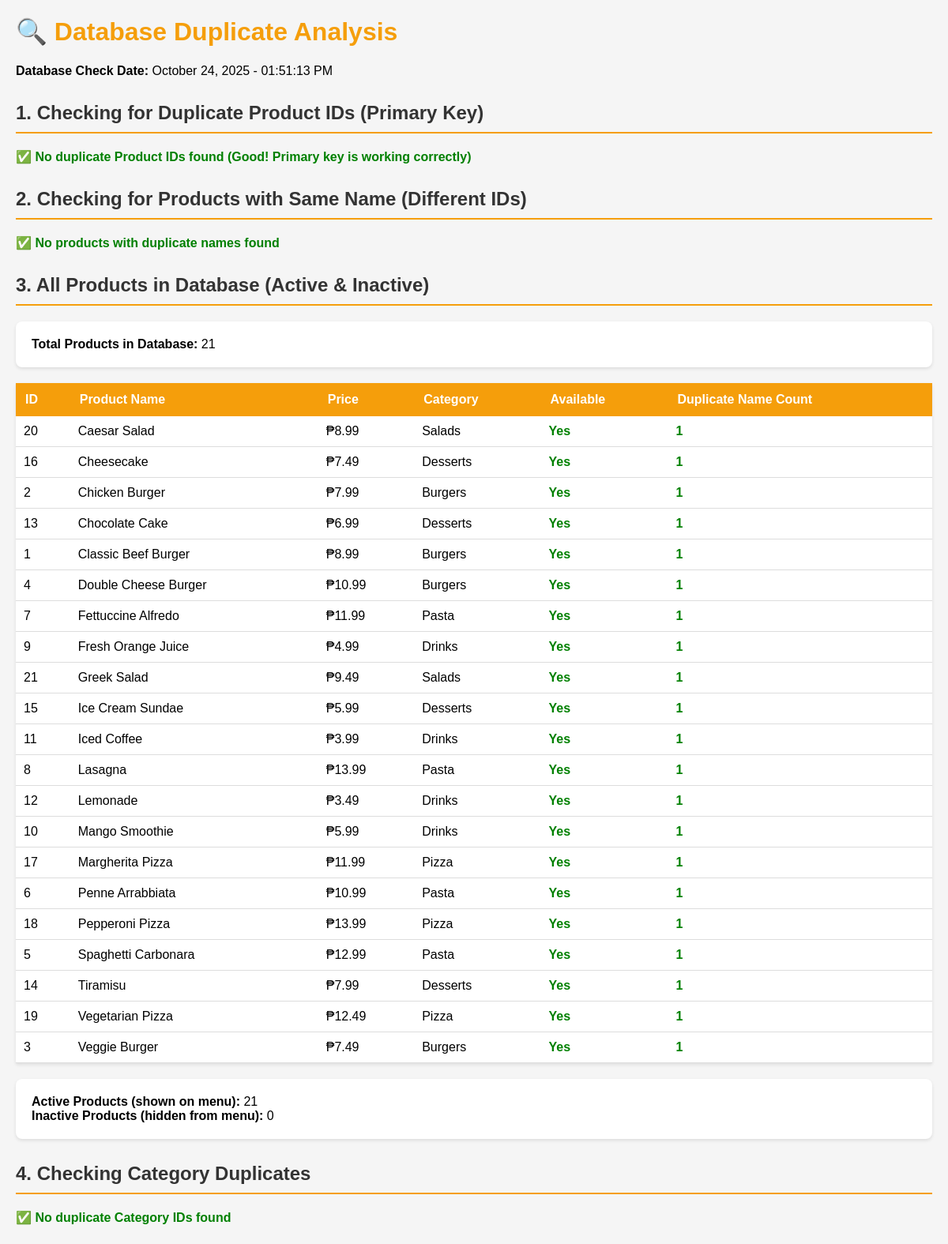
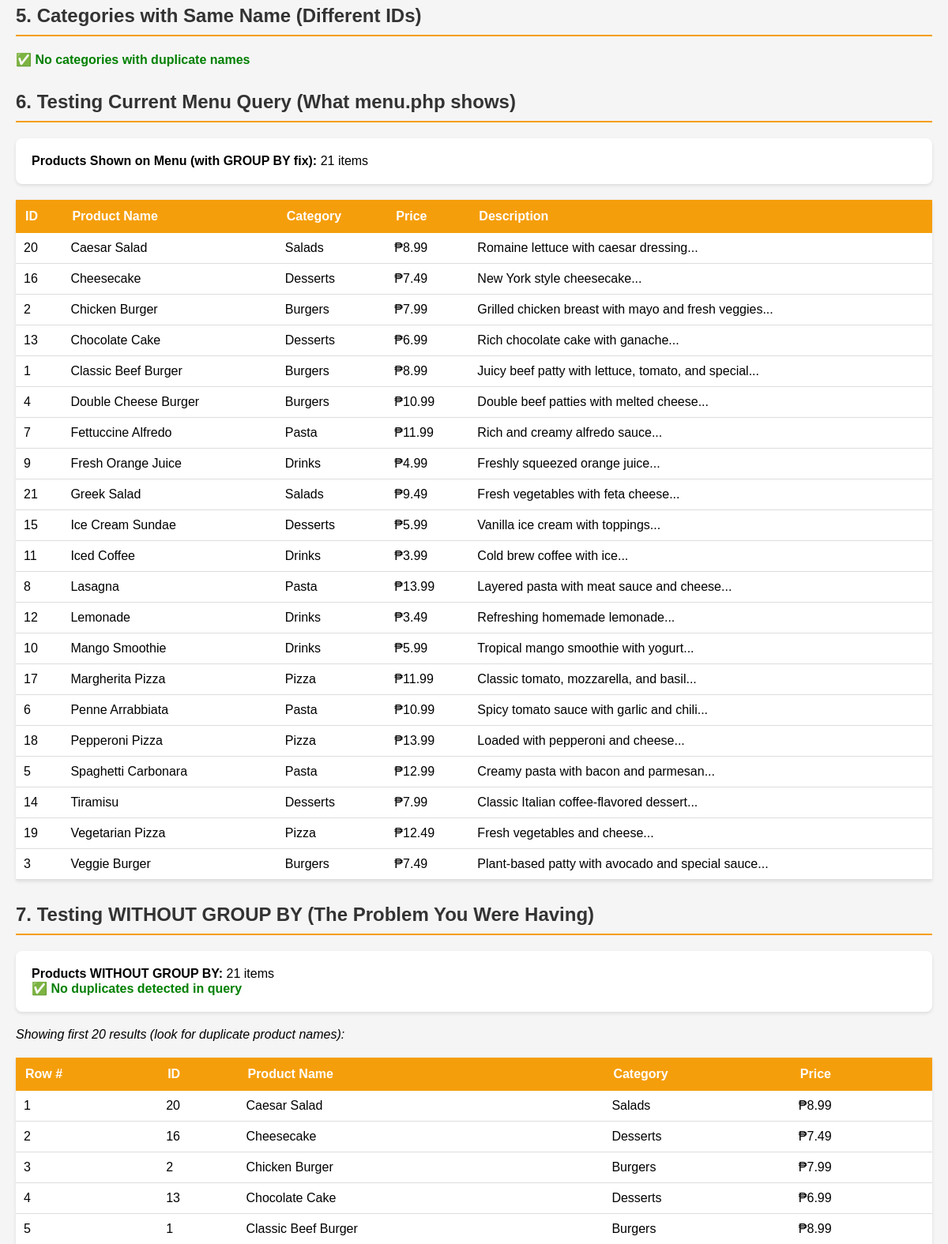
Page /check_database_duplicates.php (upper part) on the committed database (2 pictures, top to bottom).
### tables this page shows
CREATE TABLE IF NOT EXISTS food_items (
    id INT AUTO_INCREMENT PRIMARY KEY,
    category_id INT NOT NULL,
    name VARCHAR(100) NOT NULL,
    description TEXT,
    price DECIMAL(10, 2) NOT NULL,
    image VARCHAR(255),
    is_available TINYINT(1) DEFAULT 1,
    is_featured TINYINT(1) DEFAULT 0,
    created_at TIMESTAMP DEFAULT CURRENT_TIMESTAMP,
    updated_at TIMESTAMP DEFAULT CURRENT_TIMESTAMP ON UPDATE CURRENT_TIMESTAMP,
    FOREIGN KEY (category_id) REFERENCES categories(id) ON DELETE CASCADE
);

CREATE TABLE IF NOT EXISTS categories (
    id INT AUTO_INCREMENT PRIMARY KEY,
    name VARCHAR(50) NOT NULL,
    description TEXT,
    image VARCHAR(255),
    is_active TINYINT(1) DEFAULT 1,
    created_at TIMESTAMP DEFAULT CURRENT_TIMESTAMP
);

### check_database_duplicates.php (the view, shortened to what this page needs)
<?php
require_once 'db.php';
?>
<!DOCTYPE html>
<html lang="en">
<head>
</head>
<body>
    <h1>🔍 Database Duplicate Analysis</h1>
    <p><strong>Database Check Date:</strong> <?php echo date('F d, Y - h:i:s A'); ?></p>
    <?php
    echo "<h2>1. Checking for Duplicate Product IDs (Primary Key)</h2>";
    $query = "SELECT id, name, price, category_id, COUNT(*) as count
              FROM food_items
              GROUP BY id
              HAVING count > 1";
    $result = mysqli_query($conn, $query);
    if (mysqli_num_rows($result) > 0) {
        echo "<p class='error'>❌ CRITICAL: Found duplicate Product IDs (This should NEVER happen!):</p>";
        echo "<table><tr><th>Product ID</th><th>Name</th><th>Price</th><th>Category ID</th><th>Duplicate Count</th></tr>";
        while ($row = mysqli_fetch_assoc($result)) {
            echo "<tr><td>{$row['id']}</td><td>{$row['name']}</td><td>₱{$row['price']}</td><td>{$row['category_id']}</td><td class='error'>{$row['count']}</td></tr>";
        }
        echo "</table>";
        echo "<div class='info'><strong>🛠️ Fix:</strong> Your database has corrupted primary keys. You need to run a cleanup query to remove duplicate IDs.</div>";
    } else {
        echo "<p class='success'>✅ No duplicate Product IDs found (Good! Primary key is working correctly)</p>";
    }
    echo "<h2>2. Checking for Products with Same Name (Different IDs)</h2>";
    $query = "SELECT name, COUNT(*) as count, GROUP_CONCAT(id ORDER BY id) as product_ids, GROUP_CONCAT(price ORDER BY id) as prices
              FROM food_items
              GROUP BY name
              HAVING count > 1
              ORDER BY count DESC";
    $result = mysqli_query($conn, $query);
    if (mysqli_num_rows($result) > 0) {
        echo "<p class='warning'>⚠️ Found products with same name but different IDs:</p>";
        echo "<table><tr><th>Product Name</th><th>Count</th><th>Product IDs</th><th>Prices</th><th>Status</th></tr>";
        while ($row = mysqli_fetch_assoc($result)) {
            $ids_array = explode(',', $row['product_ids']);
            $prices_array = explode(',', $row['prices']);
            $status = (count(array_unique($prices_array)) > 1) ? "Different prices (might be variants)" : "Same price (likely duplicates)";
            $status_class = (count(array_unique($prices_array)) > 1) ? "warning" : "error";
            echo "<tr><td>{$row['name']}</td><td class='error'>{$row['count']}</td><td>{$row['product_ids']}</td><td>{$row['prices']}</td><td class='$status_class'>{$status}</td></tr>";
        }
        echo "</table>";
        echo "<div class='info'><strong>📝 Note:</strong> These are DIFFERENT products with the SAME name. They will ALL appear on your menu (which may be intentional if they're different sizes/variants).</div>";
    } else {
        echo "<p class='success'>✅ No products with duplicate names found</p>";
    }
    echo "<h2>3. All Products in Database (Active & Inactive)</h2>";
    $query = "SELECT f.id, f.name, f.price, f.is_available, c.name as category_name,
              (SELECT COUNT(*) FROM food_items f2 WHERE f2.name = f.name) as name_count
              FROM food_items f
              LEFT JOIN categories c ON f.category_id = c.id
              ORDER BY f.name, f.id";
    $result = mysqli_query($conn, $query);
    $total_products = mysqli_num_rows($result);
    echo "<div class='stats'><strong>Total Products in Database:</strong> $total_products</div>";
    echo "<table><tr><th>ID</th><th>Product Name</th><th>Price</th><th>Category</th><th>Available</th><th>Duplicate Name Count</th></tr>";
    $active_count = 0;
    $inactive_count = 0;
    while ($row = mysqli_fetch_assoc($result)) {
        $available = $row['is_available'] ? 'Yes' : 'No';
        $available_class = $row['is_available'] ? 'success' : 'error';
        $duplicate_class = $row['name_count'] > 1 ? 'error' : 'success';
        echo "<tr>
            <td>{$row['id']}</td>
            <td>{$row['name']}</td>
            <td>₱" . number_format($row['price'], 2) . "</td>
            <td>{$row['category_name']}</td>
            <td class='$available_class'>{$available}</td>
            <td class='$duplicate_class'>{$row['name_count']}</td>
        </tr>";
        if ($row['is_available']) $active_count++;
        else $inactive_count++;
    }
    echo "</table>";
    echo "<div class='stats'>";
    echo "<strong>Active Products (shown on menu):</strong> $active_count<br>";
    echo "<strong>Inactive Products (hidden from menu):</strong> $inactive_count";
    echo "</div>";
    echo "<h2>4. Checking Category Duplicates</h2>";
    $query = "SELECT id, name, is_active, COUNT(*) as count
              FROM categories
              GROUP BY id
              HAVING count > 1";
    $result = mysqli_query($conn, $query);
    if (mysqli_num_rows($result) > 0) {
        echo "<p class='error'>❌ Found duplicate Category IDs:</p>";
        echo "<table><tr><th>Category ID</th><th>Name</th><th>Active</th><th>Count</th></tr>";
        while ($row = mysqli_fetch_assoc($result)) {
            echo "<tr><td>{$row['id']}</td><td>{$row['name']}</td><td>{$row['is_active']}</td><td class='error'>{$row['count']}</td></tr>";
        }
        echo "</table>";
    } else {
        echo "<p class='success'>✅ No duplicate Category IDs found</p>";
    }
    echo "<h2>5. Categories with Same Name (Different IDs)</h2>";
    $query = "SELECT name, COUNT(*) as count, GROUP_CONCAT(id ORDER BY id) as category_ids
              FROM categories
              GROUP BY name
              HAVING count > 1";
    $result = mysqli_query($conn, $query);
    if (mysqli_num_rows($result) > 0) {
        echo "<p class='warning'>⚠️ Found categories with same name but different IDs:</p>";
        echo "<table><tr><th>Category Name</th><th>Count</th><th>Category IDs</th></tr>";
        while ($row = mysqli_fetch_assoc($result)) {
            echo "<tr><td>{$row['name']}</td><td class='error'>{$row['count']}</td><td>{$row['category_ids']}</td></tr>";
        }
        echo "</table>";
    } else {
        echo "<p class='success'>✅ No categories with duplicate names</p>";
    }
    echo "<h2>6. Testing Current Menu Query (What menu.php shows)</h2>";
    $query = "SELECT f.id, f.name, f.description, f.price, f.image, f.category_id, c.name as category_name
              FROM food_items f
              INNER JOIN categories c ON f.category_id = c.id
              WHERE f.is_available = 1
              GROUP BY f.id
              ORDER BY f.name ASC";
    $result = mysqli_query($conn, $query);
    $menu_count = mysqli_num_rows($result);
    echo "<div class='stats'><strong>Products Shown on Menu (with GROUP BY fix):</strong> $menu_count items</div>";
    echo "<table><tr><th>ID</th><th>Product Name</th><th>Category</th><th>Price</th><th>Description</th></tr>";
    while ($row = mysqli_fetch_assoc($result)) {
        echo "<tr>
            <td>{$row['id']}</td>
            <td>{$row['name']}</td>
            <td>{$row['category_name']}</td>
            <td>₱" . number_format($row['price'], 2) . "</td>
            <td>" . substr($row['description'], 0, 50) . "...</td>
        </tr>";
    }
    echo "</table>";
    echo "<h2>7. Testing WITHOUT GROUP BY (The Problem You Were Having)</h2>";
    $query = "SELECT f.id, f.name, f.description, f.price, f.image, f.category_id, c.name as category_name
              FROM food_items f
              INNER JOIN categories c ON f.category_id = c.id
              WHERE f.is_available = 1
              ORDER BY f.name ASC";
    $result = mysqli_query($conn, $query);
    $no_group_count = mysqli_num_rows($result);
    echo "<div class='stats'>";
    echo "<strong>Products WITHOUT GROUP BY:</strong> $no_group_count items<br>";
    if ($no_group_count > $menu_count) {
        echo "<span class='error'>⚠️ This shows " . ($no_group_count - $menu_count) . " extra duplicate rows!</span>";
    } else {
        echo "<span class='success'>✅ No duplicates detected in query</span>";
    }
    echo "</div>";
    echo "<p><em>Showing first 20 results (look for duplicate product names):</em></p>";
    echo "<table><tr><th>Row #</th><th>ID</th><th>Product Name</th><th>Category</th><th>Price</th></tr>";
    $row_num = 1;
    while ($row = mysqli_fetch_assoc($result)) {
        if ($row_num > 20) break;
        echo "<tr>
            <td>$row_num</td>
            <td>{$row['id']}</td>
            <td>{$row['name']}</td>
            <td>{$row['category_name']}</td>
            <td>₱" . number_format($row['price'], 2) . "</td>
        </tr>";
        $row_num++;
    }
    echo "</table>";
    ?>
</body>
</html>

### check_database_duplicates.php (style rules this page uses)
body { font-family: Arial, sans-serif; margin: 20px; background: #f5f5f5; }
h1 { color: #f59e0b; }
h2 { color: #333; margin-top: 30px; border-bottom: 2px solid #f59e0b; padding-bottom: 10px; }
table { width: 100%; border-collapse: collapse; background: white; margin: 20px 0; box-shadow: 0 2px 4px rgba(0,0,0,0.1); }
th { background: #f59e0b; color: white; padding: 12px; text-align: left; }
td { padding: 10px; border-bottom: 1px solid #ddd; }
.success { color: green; font-weight: bold; }
.stats { background: white; padding: 20px; margin: 20px 0; border-radius: 8px; box-shadow: 0 2px 4px rgba(0,0,0,0.1); }

### rows in the picture
food_items: id "20", name "Caesar Salad", price "8.99", category.name "Salads", is_available "Yes", name_count "1", description "Romaine lettuce with caesar dressing"
food_items: id "16", name "Cheesecake", price "7.49", category.name "Desserts", is_available "Yes", name_count "1", description "New York style cheesecake"
food_items: id "2", name "Chicken Burger", price "7.99", category.name "Burgers", is_available "Yes", name_count "1", description "Grilled chicken breast with mayo and fresh veggies"
food_items: id "13", name "Chocolate Cake", price "6.99", category.name "Desserts", is_available "Yes", name_count "1", description "Rich chocolate cake with ganache"
food_items: id "1", name "Classic Beef Burger", price "8.99", category.name "Burgers", is_available "Yes", name_count "1", description "Juicy beef patty with lettuce, tomato, and special"
food_items: id "4", name "Double Cheese Burger", price "10.99", category.name "Burgers", is_available "Yes", name_count "1", description "Double beef patties with melted cheese"
food_items: id "7", name "Fettuccine Alfredo", price "11.99", category.name "Pasta", is_available "Yes", name_count "1", description "Rich and creamy alfredo sauce"
food_items: id "9", name "Fresh Orange Juice", price "4.99", category.name "Drinks", is_available "Yes", name_count "1", description "Freshly squeezed orange juice"
food_items: id "21", name "Greek Salad", price "9.49", category.name "Salads", is_available "Yes", name_count "1", description "Fresh vegetables with feta cheese"
food_items: id "15", name "Ice Cream Sundae", price "5.99", category.name "Desserts", is_available "Yes", name_count "1", description "Vanilla ice cream with toppings"
food_items: id "11", name "Iced Coffee", price "3.99", category.name "Drinks", is_available "Yes", name_count "1", description "Cold brew coffee with ice"
food_items: id "8", name "Lasagna", price "13.99", category.name "Pasta", is_available "Yes", name_count "1", description "Layered pasta with meat sauce and cheese"
food_items: id "12", name "Lemonade", price "3.49", category.name "Drinks", is_available "Yes", name_count "1", description "Refreshing homemade lemonade"
food_items: id "10", name "Mango Smoothie", price "5.99", category.name "Drinks", is_available "Yes", name_count "1", description "Tropical mango smoothie with yogurt"
food_items: id "17", name "Margherita Pizza", price "11.99", category.name "Pizza", is_available "Yes", name_count "1", description "Classic tomato, mozzarella, and basil"
food_items: id "6", name "Penne Arrabbiata", price "10.99", category.name "Pasta", is_available "Yes", name_count "1", description "Spicy tomato sauce with garlic and chili"
food_items: id "18", name "Pepperoni Pizza", price "13.99", category.name "Pizza", is_available "Yes", name_count "1", description "Loaded with pepperoni and cheese"
food_items: id "5", name "Spaghetti Carbonara", price "12.99", category.name "Pasta", is_available "Yes", name_count "1", description "Creamy pasta with bacon and parmesan"
food_items: id "14", name "Tiramisu", price "7.99", category.name "Desserts", is_available "Yes", name_count "1", description "Classic Italian coffee-flavored dessert"
food_items: id "19", name "Vegetarian Pizza", price "12.49", category.name "Pizza", is_available "Yes", name_count "1", description "Fresh vegetables and cheese"
food_items: id "3", name "Veggie Burger", price "7.49", category.name "Burgers", is_available "Yes", name_count "1", description "Plant-based patty with avocado and special sauce"

### other values in the picture
$total_products "21"
$active_count "21"
$inactive_count "0"
$menu_count "21"
$no_group_count "21"
